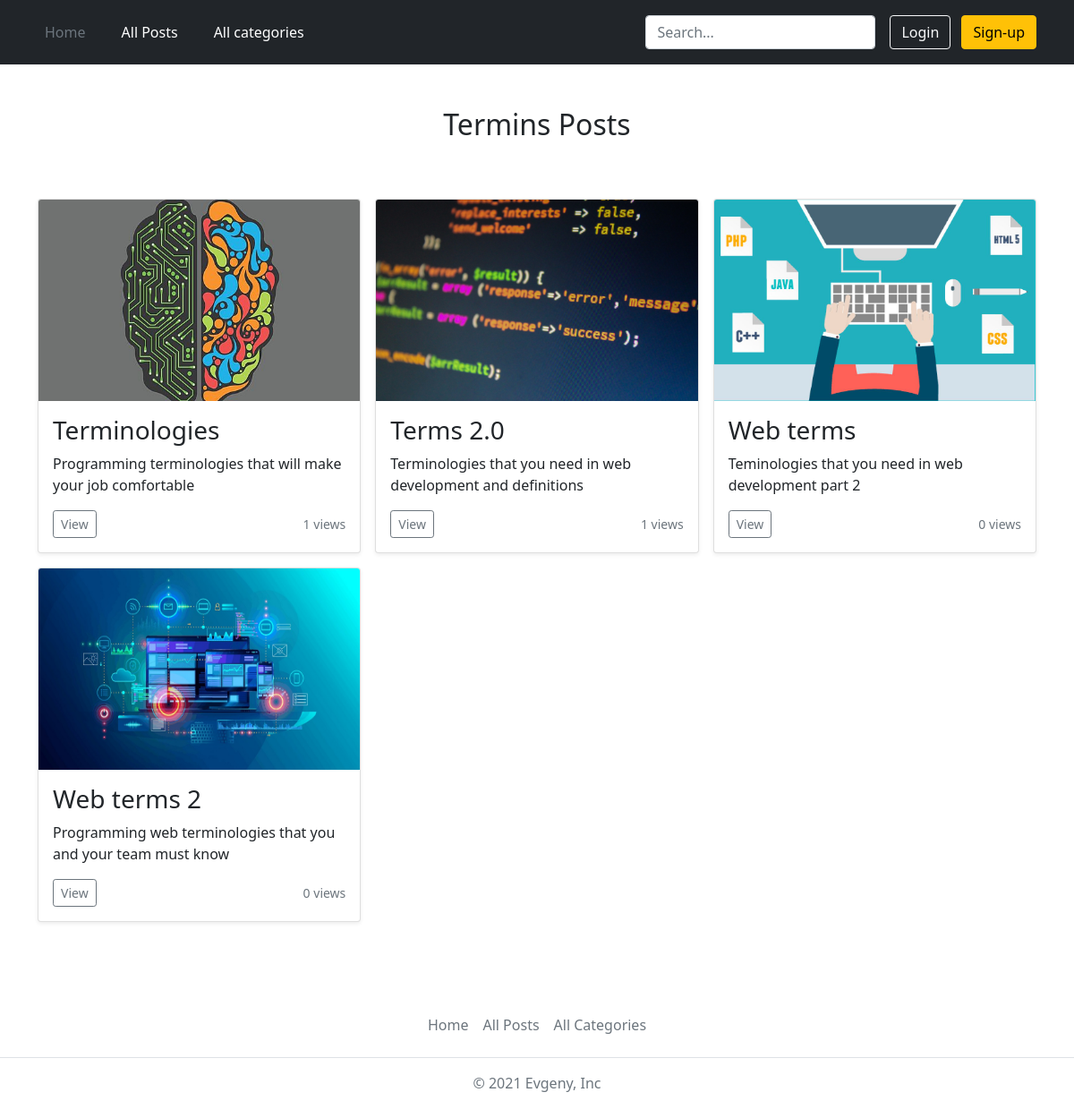
The page /categories/termins on the database its author committed.
### blog/models.py (models this page shows, shortened)
class Tag(models.Model):
    caption = models.CharField(max_length=10)
    slug = models.SlugField(unique=True, null=True)

class Post(models.Model):
    title = models.CharField(max_length=20)
    views = models.IntegerField(default=0)
    excerpt = models.CharField(max_length=100)
    image = models.ImageField(upload_to='posts', null=True)
    date = models.DateField(auto_now=True)
    time = models.TimeField(auto_now=True, null=True)
    slug = models.SlugField(unique=True)
    content = models.TextField(validators=[MinLengthValidator(10)])
    author = models.ForeignKey(Author, on_delete=models.SET_NULL, null=True, related_name="posts")
    tags = models.ManyToManyField(Tag)

### blog/views.py (the view)
# urls.py: path('categories/<slug:slug>', views.CategoryView.as_view(), name='category-page'),
class CategoryView(View):
    def get(self, request, slug):
        posts = Post.objects.filter(tags__slug=slug)
        tag = Tag.objects.get(slug=slug)
        context = {
            'posts': posts,
            'tag': tag
        }
        return render(request, 'blog/category.html', context)

### blog/templates/blog/category.html
{% extends 'base.html' %}
{% load static %}
{% block css_files %}
    <link rel="stylesheet" href="{% static 'blog/category.css' %}">
{% endblock %}
{% block content%}
<div class="album py-5">
    <div class="container foo">
        <h2 class="category-title">{{ tag.caption }} Posts</h2>
        {% if posts %}
                <div class="row row-cols-1 row-cols-sm-2 row-cols-md-3 g-3">
                {% for post in posts %}
                    {% include 'blog/includes/post.html' %}
                {% endfor %}
                </div>
        {% else %}
            <p>There are no posts with this tag, but this is only for now.</p>
        {% endif %}
    </div>
</div>
{% endblock %}

### blog/templates/blog/includes/post.html
{% load static %}
{% block css_files%}
    <link href="https://getbootstrap.com/docs/5.1/dist/css/bootstrap.min.css" rel="stylesheet">
{% endblock %}
 <div class="col">
  <div class="card shadow-sm">
      <img src="{{ post.image.url }}" class="bd-placeholder-img card-img-top" width="100%" height="225">
    <div class="card-body">
      <h3 class="card-text">{{ post.title }}</h3>
      <p class="card-text">{{ post.excerpt }}</p>
      <div class="d-flex justify-content-between align-items-center">
        <div class="btn-group">
            <a href="{% url 'post-detail-page' post.slug %}">
                <button type="button" class="btn btn-sm btn-outline-secondary">View</button>
            </a>
        </div>
        <small class="text-muted">{{ post.views }} views</small>
      </div>
    </div>
  </div>
 </div>

### static/base.css (style rules this page uses)
html { height: 100%; }
body { position: relative; }
.foo { margin-bottom: 200px; }

### blog/static/blog/category.css (style rules this page uses)
.category-title { text-align: center; margin-bottom: 4rem; }

### rows shown on the page
Tag: caption "Termins"
Post: image (picture), title "Terminologies", excerpt "Programming terminologies that will make your job comfortable", views "1"
Post: image (picture), title "Terms 2.0", excerpt "Terminologies that you need in web development and definitions", views "1"
Post: image (picture), title "Web terms", excerpt "Teminologies that you need in web development part 2", views "0"
Post: image (picture), title "Web terms 2", excerpt "Programming web terminologies that you and your team must know", views "0"
